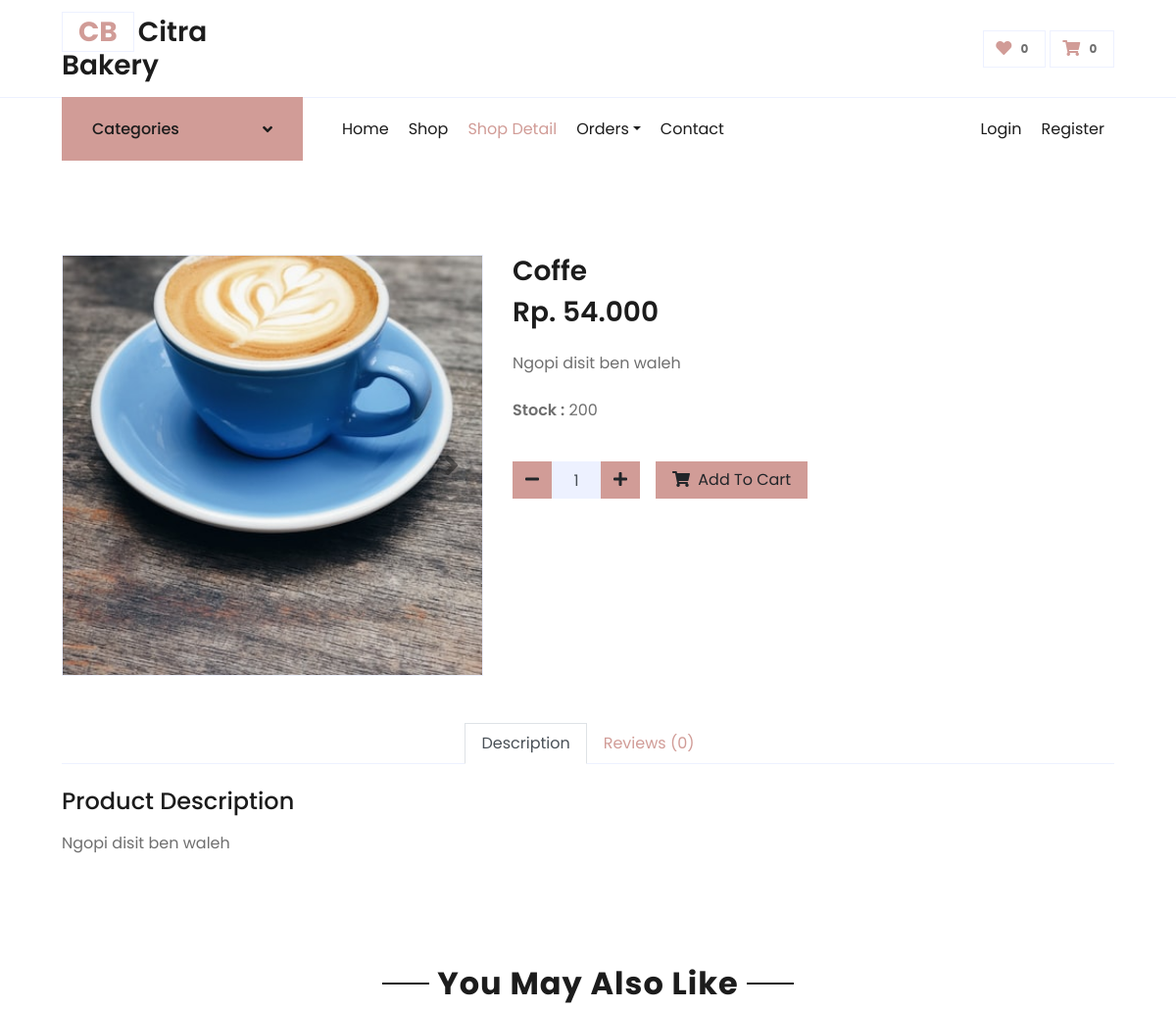
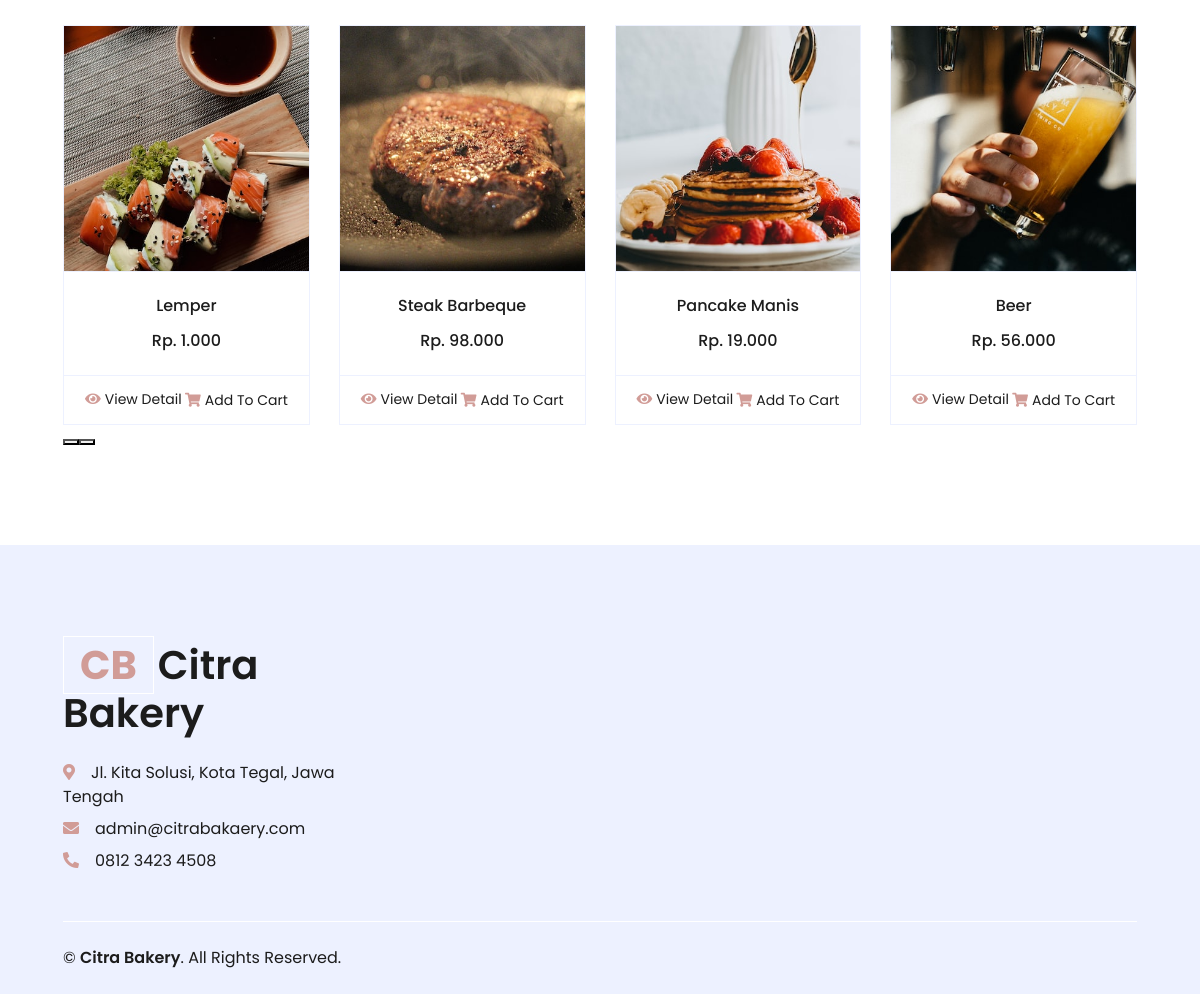
Page /detail/13 on the committed database (2 pictures, top to bottom).
### tables this page shows
CREATE TABLE `gambar` (
  `id` int(11) NOT NULL,
  `idMenu` int(11) NOT NULL,
  `gambar` text NOT NULL,
  `createdAt` timestamp NOT NULL DEFAULT current_timestamp(),
  `updatedAt` timestamp NULL DEFAULT NULL ON UPDATE current_timestamp()
);

CREATE TABLE `menu` (
  `id` int(11) NOT NULL,
  `kategori_id` int(11) NOT NULL,
  `nama_menu` varchar(100) NOT NULL,
  `deskripsi` text DEFAULT NULL,
  `harga` int(11) NOT NULL,
  `stok` int(7) NOT NULL DEFAULT 0,
  `createdAt` timestamp NOT NULL DEFAULT current_timestamp(),
  `updatedAt` timestamp NULL DEFAULT NULL ON UPDATE current_timestamp()
);

### application/controllers/Frontend.php (called while the page is built, shortened)
<?php
class Frontend extends CI_Controller
{
    public function __construct()
    {
        $this->load->model('M_Front', 'front');
    }
    public function detail($id)
    {
        $product = $this->front->getProduct([
            'menu.id' => $id
        ]);
        $gambar = $this->front->getGambar([
            'idMenu' => $id
        ]);
        $review = $this->front->getReview([
            'review.idMenu' => $id
        ]);
        $rating = $this->front->getRating([
            'idMenu' => $id
        ]);
        $rating = [
            'rating' => round($rating->rating, 1),
            'total' => $rating->total
        ];
        $data = [
            'title'    => 'Shop Detail | Citra Bakery',
            'page'     => 'frontend/detail',
            'kategori' => $this->front->getKategori(),
            'product'  => $product,
            'gambar'   => $gambar,
            'products' => $this->front->getProductRandom($id),
            'review'   => $review,
            'rating'   => $rating
        ];
        $this->load->view('frontend/index', $data);
    }
}

### index.php (called while the page is built, shortened)
<?php
require_once BASEPATH.'core/CodeIgniter.php';

### application/models/M_Front.php (called while the page is built, shortened)
<?php
class M_Front extends CI_Model
{
	public function getKategori()
	{
		$this->db->order_by('kategori', 'asc');
		return $this->db->get('kategori')->result();
	}
	public function getProduct($where)
	{
		$this->db->where($where);
		return $this->db->get('menu')->row();
	}
	public function getGambar($where)
	{
		$this->db->where($where);
		$this->db->order_by('createdAt', 'desc');
		return $this->db->get('gambar')->result();
	}
	public function getProductRandom($id)
	{
		$this->db->where('id !=', $id);
		$this->db->order_by('nama_menu', 'RANDOM');
		return $this->db->get('menu', 5)->result();
	}
	public function getReview($where)
	{
		$this->db->select('review.*, user.name, user.image');
		$this->db->join('user', 'user.id = review.idUser', 'inner');
		$this->db->where($where);
		$this->db->order_by('review.createdAt', 'desc');
		return $this->db->get('review')->result();
	}
	public function getRating($where)
	{
		$this->db->select('AVG(rating) as rating, COUNT(id) as total');
		$this->db->where($where);
		return $this->db->get('review')->row();
	}
}

### application/helpers/menu_helper.php (called while the page is built, shortened)
<?php
function gambar($idMenu)
{
	$CI = &get_instance();
	$CI->db->where('idMenu', $idMenu);
	$CI->db->order_by('gambar', 'RANDOM');
	$data = $CI->db->get('gambar')->row();
	return $data->gambar;
}

### application/views/frontend/detail.php (the view, shortened to what this page needs)
<div class="container-fluid py-5">
	<div class="row px-xl-5">
		<div class="col-lg-5 pb-5">
			<div id="product-carousel" class="carousel slide" data-ride="carousel">
				<div class="carousel-inner border">
					<?php foreach ($gambar as $i => $g) : ?>
						<div class="carousel-item <?= ($i == 0) ? 'active' : ''; ?>">
							<img class="w-100 h-100" src="<?= base_url('upload/gambar/' . $g->gambar); ?>" alt="Image">
						</div>
					<?php endforeach; ?>
				</div>
				<a class="carousel-control-prev" href="#product-carousel" data-slide="prev">
					<i class="fa fa-2x fa-angle-left text-dark"></i>
				</a>
				<a class="carousel-control-next" href="#product-carousel" data-slide="next">
					<i class="fa fa-2x fa-angle-right text-dark"></i>
				</a>
			</div>
		</div>
		<div class="col-lg-7 pb-5">
			<h3 class="font-weight-semi-bold"><?= $product->nama_menu; ?></h3>
			<h3 class="font-weight-semi-bold mb-4"><?= 'Rp. ' . number_format($product->harga, 0, ',', '.'); ?></h3>
			<p class="mb-4">
				<?= $product->deskripsi; ?>
			</p>
			<p class="mb-4">
				<label class="font-weight-semi-bold">Stock : </label><?= ($product->stok > 0) ? ' ' . $product->stok : ' sold out'; ?>
			</p>
			<?php if ($product->stok > 0) : ?>
				<form action="<?= base_url('addToCart'); ?>" method="POST">
					<div class="d-flex align-items-center mb-4 pt-2">
						<div class="input-group mr-3" style="width: 130px;">
							<div class="input-group-btn">
								<button type="button" class="btn btn-primary" id="btn_minus">
									<i class="fa fa-minus"></i>
								</button>
							</div>
							<input type="text" class="form-control bg-secondary text-center" value="1" name="total" id="input_total">
							<div class="input-group-btn">
								<button type="button" class="btn btn-primary" id="btn_plus">
									<i class="fa fa-plus"></i>
								</button>
							</div>
						</div>
						<button type="submit" class="btn btn-primary px-3" id="add-to-cart"><i class="fa fa-shopping-cart mr-1"></i> Add To Cart</button>
					</div>
				</form>
			<?php endif; ?>
		</div>
	</div>
	<div class="row px-xl-5">
		<div class="col">
			<div class="nav nav-tabs justify-content-center border-secondary mb-4">
				<a class="nav-item nav-link active" data-toggle="tab" href="#tab-pane-1">Description</a>
				<a class="nav-item nav-link" data-toggle="tab" href="#tab-pane-3">Reviews (<?= $rating['total']; ?>)</a>
			</div>
			<div class="tab-content">
				<div class="tab-pane fade show active" id="tab-pane-1">
					<h4 class="mb-3">Product Description</h4>
					<p>
						<?= $product->deskripsi; ?>
					</p>
				</div>
			</div>
		</div>
	</div>
</div>
<div class="container-fluid py-5">
	<div class="text-center mb-4">
		<h2 class="section-title px-5"><span class="px-2">You May Also Like</span></h2>
	</div>
	<div class="row px-xl-5">
		<div class="col">
			<div class="owl-carousel related-carousel">
				<?php foreach ($products as $pro) : ?>
					<div class="card product-item border-0">
						<div class="card-header product-img position-relative overflow-hidden bg-transparent border p-0">
							<img class="img-fluid w-100" src="<?= base_url('upload/gambar/' . gambar($pro->id)); ?>" alt="<?= $pro->nama_menu; ?>">
						</div>
						<div class="card-body border-left border-right text-center p-0 pt-4 pb-3">
							<h6 class="text-truncate mb-3"><?= $pro->nama_menu; ?></h6>
							<div class="d-flex justify-content-center">
								<h6><?= 'Rp. ' . number_format($pro->harga, 0, ',', '.'); ?></h6>
							</div>
						</div>
						<div class="card-footer d-flex justify-content-between bg-light border">
							<a href="<?= base_url('detail/' . $pro->id); ?>" class="btn btn-sm text-dark p-0"><i class="fas fa-eye text-primary mr-1"></i>View Detail</a>
							<?php if ($pro->stok > 0) : ?>
								<form action="<?= base_url('addToCart'); ?>" method="POST">
									<button type="submit" class="btn btn-sm text-dark p-0"><i class="fas fa-shopping-cart text-primary mr-1"></i>Add To Cart</button>
								</form>
							<?php else : ?>
								<a href="javascript:void(0)" class="btn btn-sm text-muted p-0" data-toggle="tooltip" title="Sold Out"><i class="fas fa-shopping-cart text-muted mr-1"></i><del>Add To Cart</del></a>
							<?php endif; ?>
						</div>
					</div>
				<?php endforeach; ?>
			</div>
		</div>
	</div>
</div>

### rows in the picture
gambar: gambar (picture)
menu: nama_menu "Coffe", harga "54.000", deskripsi "Ngopi disit ben waleh", stok "200"
menu: id.gambar (picture), nama_menu "Lemper", harga "1.000"
menu: id.gambar (picture), nama_menu "Steak Barbeque", harga "98.000"
menu: id.gambar (picture), nama_menu "Pancake Manis", harga "19.000"
menu: id.gambar (picture), nama_menu "Beer", harga "56.000"

### other values in the picture
$rating['total'] "0"
